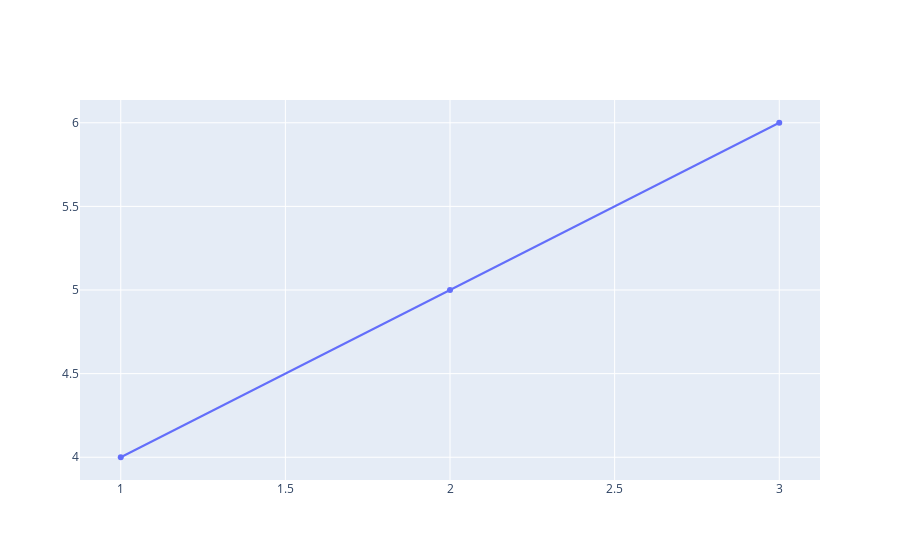

Notebook code cell kept with this figure:
### Code cell
from plotly.offline import init_notebook_mode, iplot
import plotly.graph_objs as go

# Inicjalizacja trybu offline
init_notebook_mode(connected=True)

# Dane przykładowe
trace = go.Scatter(x=[1, 2, 3], y=[4, 5, 6])
data = [trace]

# Rysowanie wykresu
iplot(data)

### Figure 1 — Plotly figure (JSON) as saved in the notebook; plotly's stock layout.template omitted (floating-point values rounded to 4 significant figures)
{"data": [{"type": "scatter", "x": [1, 2, 3], "y": [4, 5, 6]}], "layout": {"autosize": true, "xaxis": {"autorange": true, "range": [0.879, 3.121], "type": "linear"}, "yaxis": {"autorange": true, "range": [3.835, 6.165], "type": "linear"}}}
